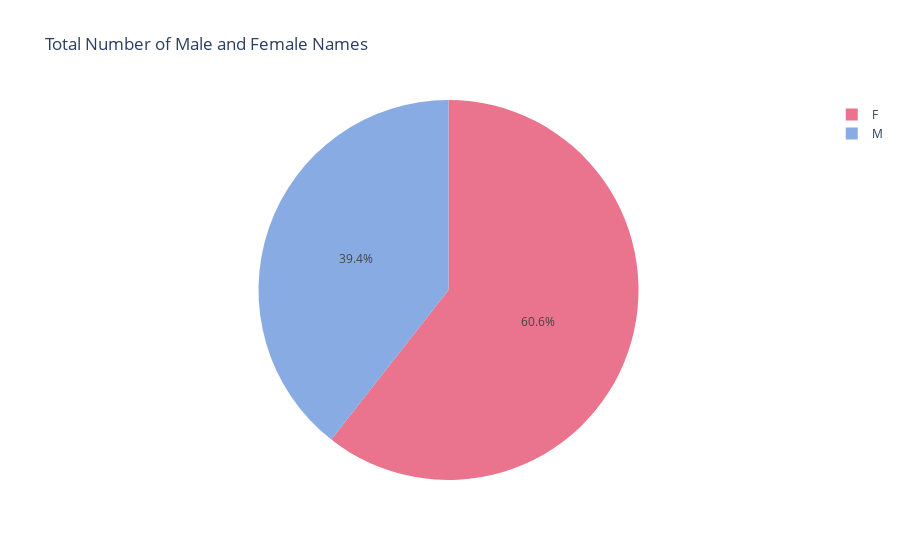

The cell this chart's notebook holds for it:
### Code cell
# Counting the total number of male and female names
gender_counts = names['Gender'].value_counts()

# Pie chart
fig = px.pie(gender_counts, 
             values=gender_counts.values, 
             names=gender_counts.index, 
             title='Total Number of Male and Female Names',
             color_discrete_sequence= ['#EA738D','#89ABE3'])

fig.show()

### Figure 1 — Plotly figure (JSON) as saved in the notebook; plotly's stock layout.template omitted (floating-point values rounded to 4 significant figures)
{"data": [{"domain": {"x": [0, 1], "y": [0, 1]}, "hovertemplate": "Gender=%{label}<br>value=%{value}<extra></extra>", "labels": ["F", "M"], "legendgroup": "", "name": "", "showlegend": true, "type": "pie", "values": [11001, 7158]}], "layout": {"legend": {"tracegroupgap": 0}, "piecolorway": ["#EA738D", "#89ABE3"], "title": {"text": "Total Number of Male and Female Names"}}}
